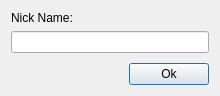
<?xml version="1.0" encoding="UTF-8"?>
<ui version="4.0">
 <class>DialogNickName</class>
 <widget class="QDialog" name="DialogNickName">
  <property name="geometry">
   <rect>
    <x>0</x>
    <y>0</y>
    <width>220</width>
    <height>96</height>
   </rect>
  </property>
  <property name="windowTitle">
   <string>Dialog</string>
  </property>
  <layout class="QVBoxLayout" name="verticalLayout_2">
   <item>
    <layout class="QVBoxLayout" name="verticalLayout">
     <item>
      <widget class="QLabel" name="label">
       <property name="text">
        <string>Nick Name:</string>
       </property>
      </widget>
     </item>
     <item>
      <widget class="QLineEdit" name="txtName"/>
     </item>
    </layout>
   </item>
   <item>
    <spacer name="verticalSpacer">
     <property name="orientation">
      <enum>Qt::Vertical</enum>
     </property>
     <property name="sizeHint" stdset="0">
      <size>
       <width>20</width>
       <height>0</height>
      </size>
     </property>
    </spacer>
   </item>
   <item>
    <layout class="QHBoxLayout" name="horizontalLayout">
     <item>
      <spacer name="horizontalSpacer">
       <property name="orientation">
        <enum>Qt::Horizontal</enum>
       </property>
       <property name="sizeHint" stdset="0">
        <size>
         <width>40</width>
         <height>20</height>
        </size>
       </property>
      </spacer>
     </item>
     <item>
      <widget class="QPushButton" name="btnOk">
       <property name="text">
        <string>Ok</string>
       </property>
       <property name="default">
        <bool>true</bool>
       </property>
      </widget>
     </item>
    </layout>
   </item>
  </layout>
 </widget>
 <resources/>
 <connections/>
</ui>
